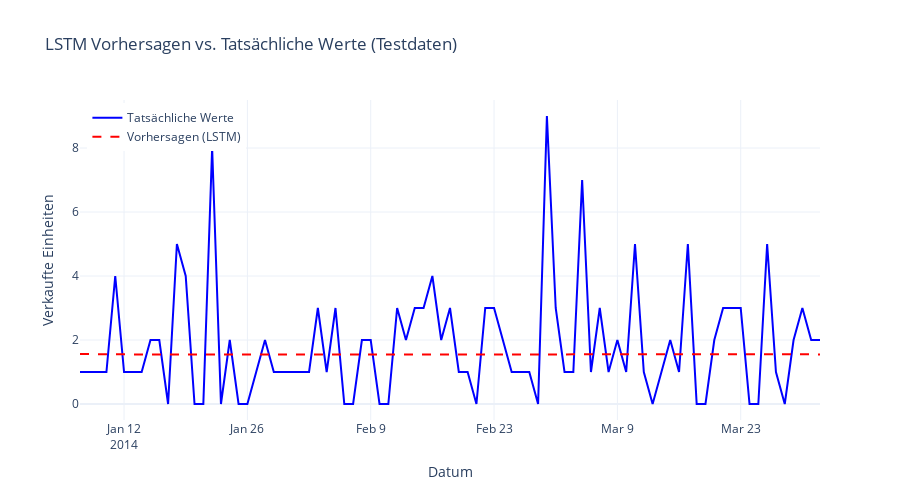

Notebook cell for this chart:
### Markdown cell above
* 📏 **Fehlermarge im Detail**: Ein MAE von 1,30 und ein RMSE von 1,80 zeigen, dass die Vorhersagen im Durchschnitt nur um etwa 1,3 bis 1,8 Einheiten von den realen Werten abweichen, was auf eine solide Grundgenauigkeit hindeutet.

* ⚠️ **Herausforderung bei der Varianz**: Der negative -Score von -0,0262 signalisiert jedoch, dass das Modell die Streuung der Daten aktuell noch nicht besser erklärt als ein einfacher Mittelwert; es tendiert dazu, eine sehr glatte Linie (den Durchschnitt) vorherzusagen.

* 🔍 **Diagnose der Modellgüte**: Die negative erklärte Varianz bestätigt, dass das LSTM zwar das allgemeine Niveau der Verkäufe trifft, aber Schwierigkeiten hat, die spezifischen Muster und Schwankungen im Testzeitraum präzise abzubilden.

### Code cell
# 11. 📊 VISUALISIERUNG DER VORHERSAGEN
print("📊 Visualisiere Vorhersagen...")

# 🗓️ Indizes (Daten) für Testdaten extrahieren
# 📅 Nimmt die letzten 'len(y_test_original)' Datenpunkte aus dem Index
test_dates = df_complete.index[-len(y_test_original):]

# 📈 Erstelle eine neue Plotly Figure
fig = go.Figure()

# 🔵 Tatsächliche Werte (blaue Linie)
fig.add_trace(go.Scatter(
    x=test_dates,                # 🗓️ Datumsachse
    y=y_test_original,           # 📈 Tatsächliche Verkaufszahlen
    mode='lines',                # 📉 Linienplot
    name='Tatsächliche Werte',   # 🏷️ Name für Legende
    line=dict(color='blue', width=2)  # 🔵 Blaue durchgezogene Linie, Stärke 2
))

# 🔴 Vorhergesagte Werte (rote gestrichelte Linie)
fig.add_trace(go.Scatter(
    x=test_dates,                # 🗓️ Datumsachse
    y=y_pred_original,           # 📈 Vorhergesagte Verkaufszahlen
    mode='lines',                # 📉 Linienplot
    name='Vorhersagen (LSTM)',   # 🏷️ Name für Legende
    line=dict(color='red', width=2, dash='dash')  # 🔴 Rote gestrichelte Linie, Stärke 2
))

# 🎨 Layout anpassen
fig.update_layout(
    title='LSTM Vorhersagen vs. Tatsächliche Werte (Testdaten)',  # 🏷️ Titel
    xaxis_title='Datum',         # 🗓️ X-Achsenbeschriftung
    yaxis_title='Verkaufte Einheiten',  # 📈 Y-Achsenbeschriftung
    hovermode='x unified',       # 🖱️ Tooltips bei Hover über X-Werte
    height=500,                  # 📏 Höhe des Plots in Pixel
    template='plotly_white',     # 🎨 Weißes Hintergrund-Template
    legend=dict(                 # 📜 Legendenposition
        yanchor="top",           # 🔝 Vertikal oben ausrichten
        y=0.99,                  # 📏 99% von oben
        xanchor="left",          # 🔙 Horizontal links ausrichten
        x=0.01                   # 📏 1% von links
    )
)

# 👀 Interaktiven Plot anzeigen
fig.show()
